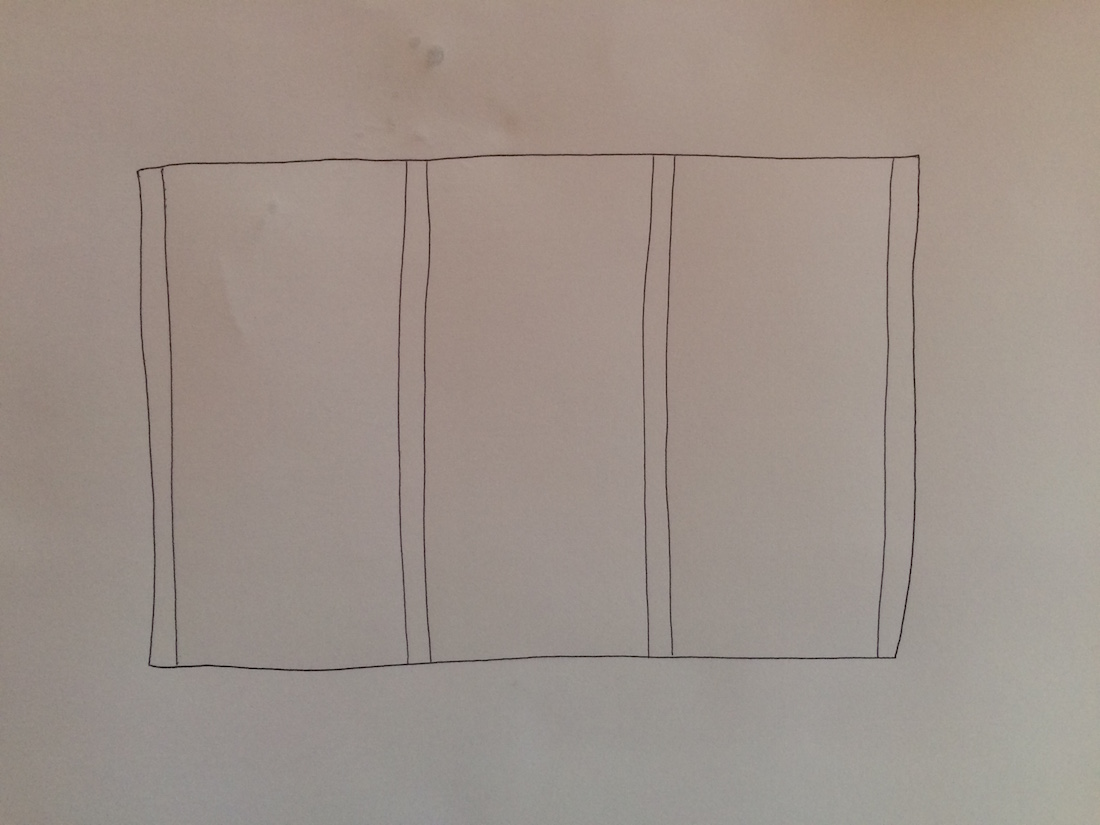
#> input picture sketched-lines/sample.jpg, 1100 x 825 px
$ python connected.py
#> lines starting #> are read from the running program, lines starting #| are printed output that depends on the picture; after the words box and inside, x2 and y2 are one past the last pixel; in counts of white or black regions, pixels touching at a corner belong together
import cv2
import numpy as np

# Read in image
img = cv2.imread('sample.jpg')
#> img is the input picture: shape (825, 1100, 3); mean B, G, R 137.8, 145.6, 157.7

# Convert to greyscale
grey = cv2.cvtColor(img, cv2.COLOR_BGR2GRAY)

# Use adaptive thresholding to pick out the ink
binarized = cv2.adaptiveThreshold(grey, 255, cv2.ADAPTIVE_THRESH_GAUSSIAN_C, cv2.THRESH_BINARY_INV, 15, 10)
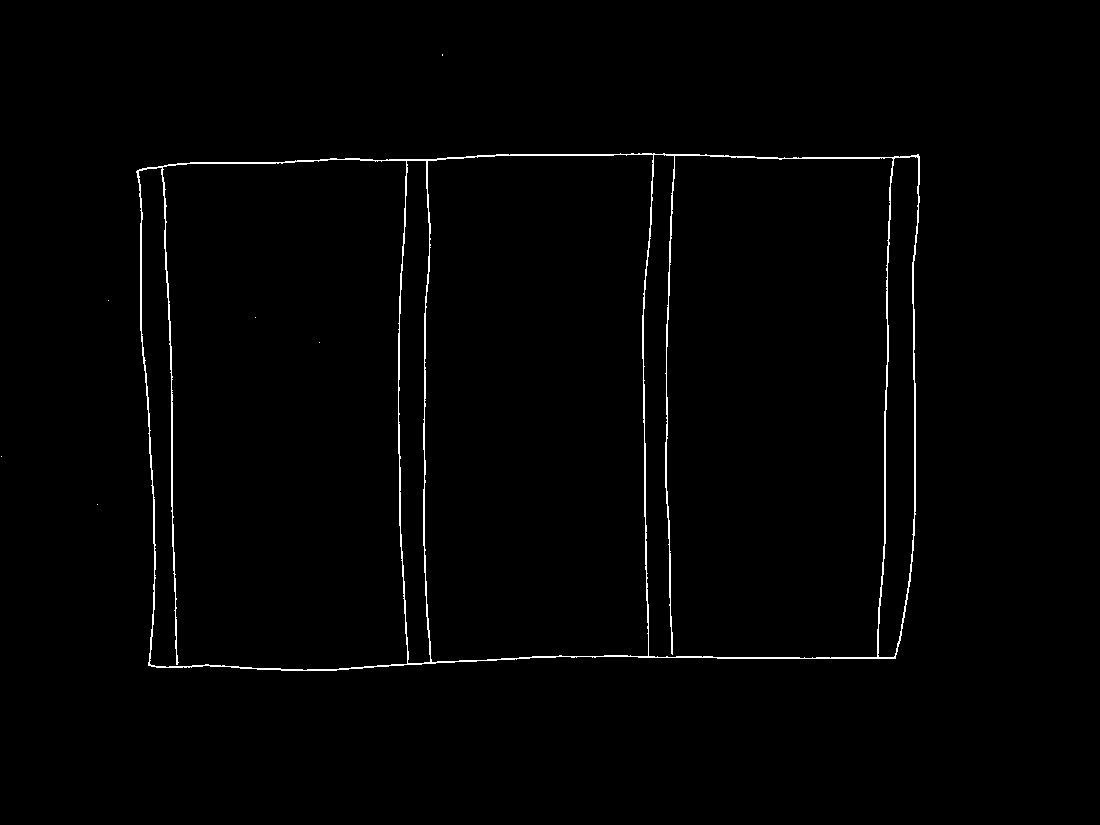
#> binarized: shape (825, 1100); 1.1% white in thin lines or dots, all inside (x1, y1, x2, y2) = (1, 54, 920, 671)

# Find corners. Parameters:
# 1. How many corners to find.
# 2. Quality of corners (0 - 1)
# 3. Minimum distance between corners
corners = cv2.goodFeaturesToTrack(binarized, 200, 0.5, 10)
#> corners = 16 rows, first 8: [164, 168], [893, 158], [648, 655], [406, 161], [674, 156], [409, 661], [139, 171], [148, 665]

# Now we need to get the topology. That is, know which corner points are
# connected to which other points by lines.

# Take out little circles where the corners are to just leave the "bridges"
# between corners
bridges = binarized.copy()
for corner in corners:
  x, y = corner.ravel()
  cv2.circle(bridges, (x,y), 4, (0,0,0), -1)
#> this loop made 16 passes
#> (x, y) on passes 1 to 12: (164, 168), (893, 158), (648, 655), (406, 161), (674, 156), (409, 661), (139, 171), (148, 665), (432, 661), (895, 658), (428, 161), (918, 154)

cv2.imshow('bridges', bridges)

# Find contours of bridges
bridgeContours, junk = cv2.findContours(bridges, cv2.RETR_TREE, cv2.CHAIN_APPROX_SIMPLE)
#> bridgeContours = 28 contours, 14 with area under 20; largest, box (x1, y1, x2, y2) and area: (895, 158, 920, 655) 449, (877, 162, 894, 653) 434, (137, 175, 156, 662) 408, (161, 171, 178, 661) 394, (423, 165, 431, 658) 374; junk = 28 rows, first 6: [1, -1, -1, -1], [2, 0, -1, -1], [3, 1, -1, -1], [4, 2, -1, -1], [5, 3, -1, -1], [6, 4, -1, -1]

def isConnected(point, contour):
  distance = cv2.pointPolygonTest(contour, point, True)
  return distance > -7 # Found empirically. Why this number?

lines = []
cornersLength = len(corners)
#> cornersLength = 16
for aIndex in range(cornersLength):
  a = corners[aIndex]
  ax, ay = a.ravel()

  for bIndex in range(aIndex+1, cornersLength):
    b = corners[bIndex]
    bx, by = b.ravel()

    connectedBridges = filter(lambda contour: isConnected((ax,ay), contour) and isConnected((bx,by), contour), bridgeContours)

#> (the run stopped early here; a loop or call above may not have finished)
